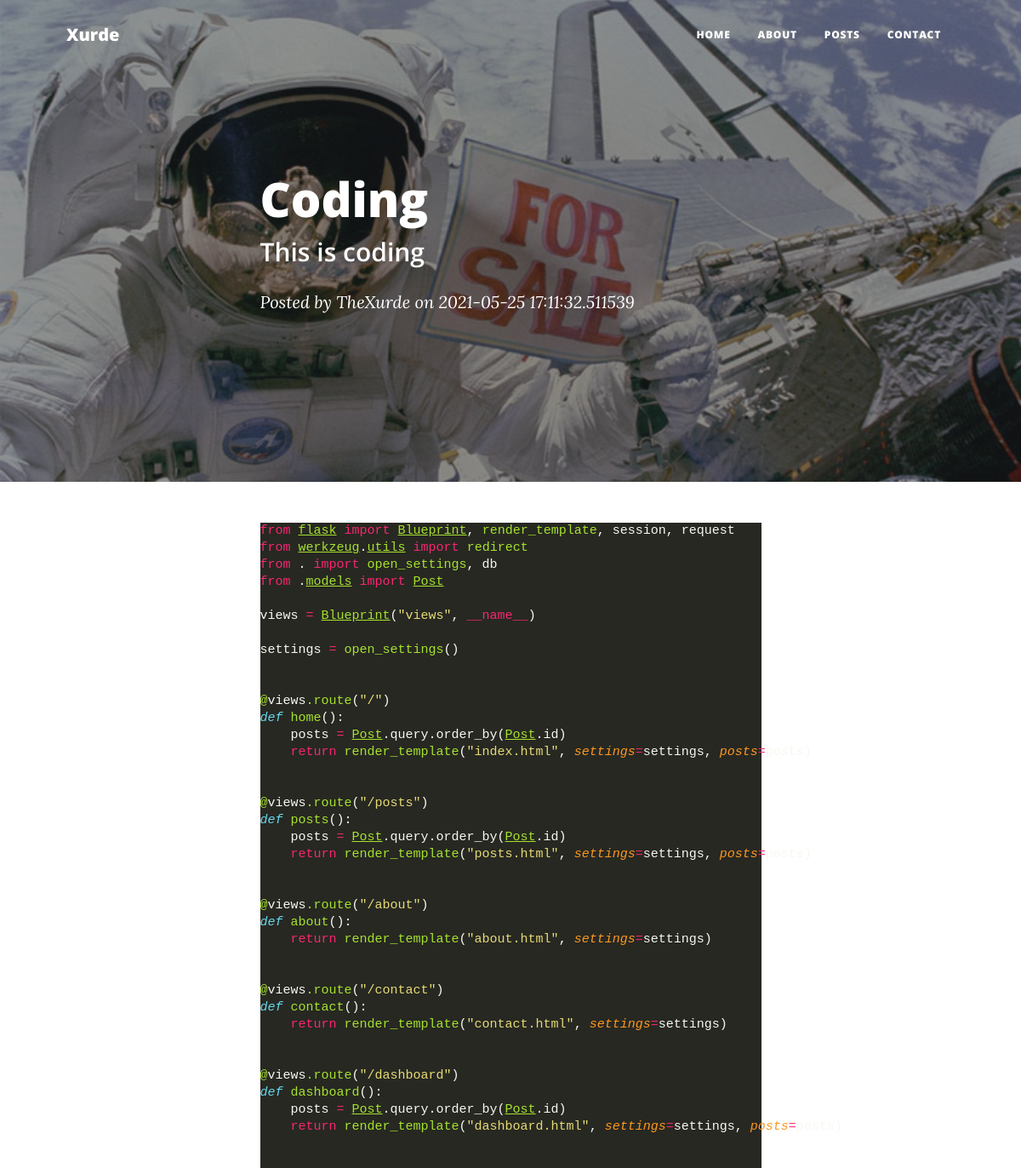
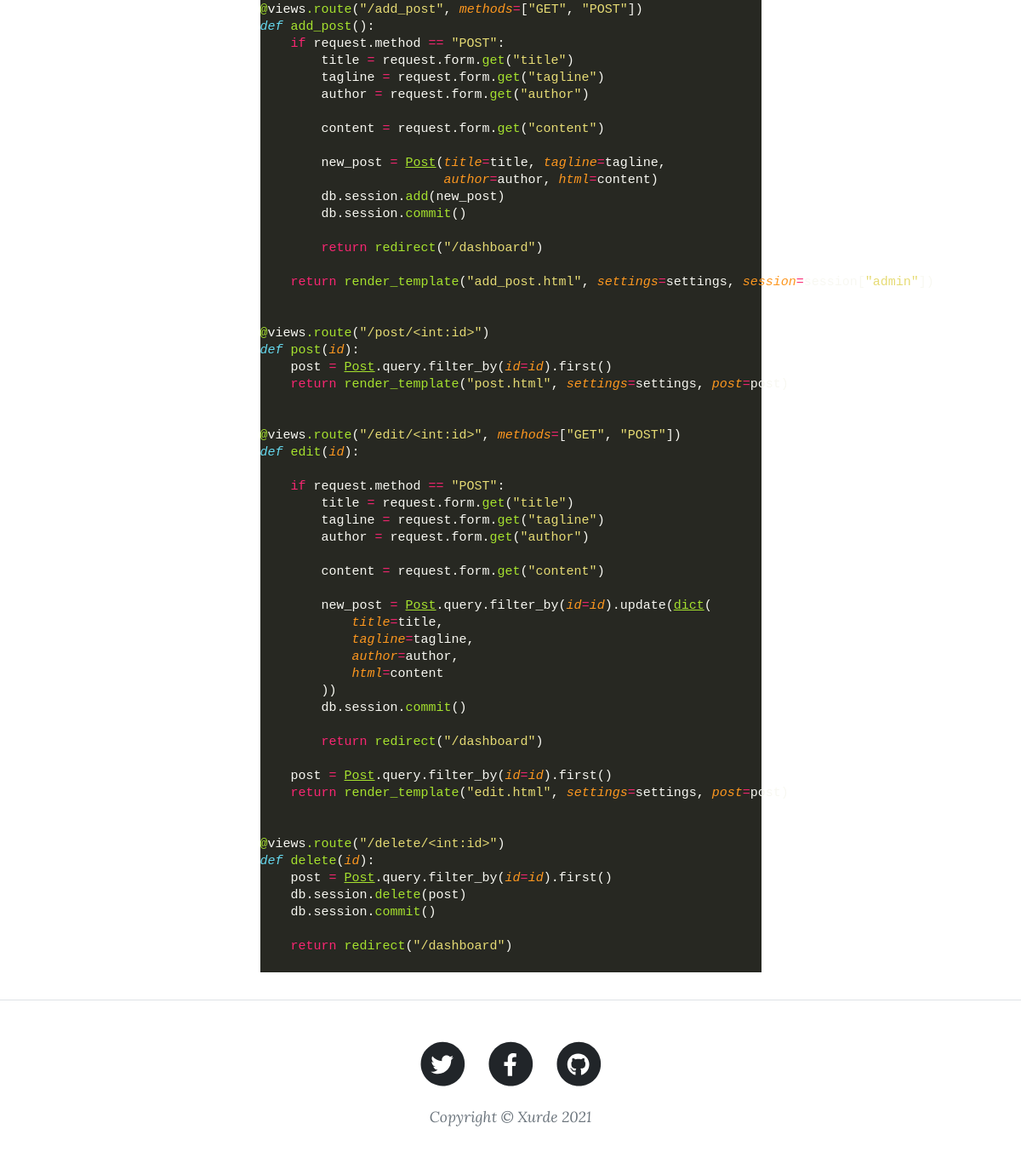
The app's page /post/4 with its own data (2 pictures, top to bottom).
### website/models.py (models this page shows)
class Post(db.Model):
    id = db.Column(db.Integer, primary_key=True)
    title = db.Column(db.String(1000))
    tagline = db.Column(db.String(1000))
    author = db.Column(db.String(1000))
    html = db.Column(db.Text)
    date_created = db.Column(db.DateTime, default=datetime.utcnow())

### website/views.py (the view)
@views.route("/post/<int:id>", methods=["GET", "POST"])
def post(id):
    post = Post.query.filter_by(id=id).first()
    return render_template("post.html", settings=settings, post=post)

### website/templates/post.html
{% extends 'base.html' %}
{% block content %}
<header class="masthead" style="background-image: url({{url_for("static",filename="assets/img/post-sample-image.jpg"
    )}})">
    <div class="container position-relative px-4 px-lg-5">
        <div class="row gx-4 gx-lg-5 justify-content-center">
            <div class="col-md-10 col-lg-8 col-xl-7">
                <div class="post-heading">
                    <h1>{{post.title}}</h1>
                    <h2 class="subheading">{{post.tagline}}</h2>
                    <span class="meta">
                        Posted by
                        <a href="#!">{{post.author}}</a>
                        on {{post.date_created}}
                    </span>
                </div>
            </div>
        </div>
    </div>
</header>
<article class="mb-4">
    <div class="container px-4 px-lg-5">
        <div class="row gx-4 gx-lg-5 justify-content-center">
            <div class="col-md-10 col-lg-8 col-xl-7">
                {{post.html|safe}}
            </div>
        </div>
    </div>
</article>
{% endblock content %}

### records on screen
Post: title "Coding", tagline "This is coding", author "TheXurde", date_created "2021-05-25 17:11:32.511539", html "from flask import Blueprint , render_template , session, request from werkzeug . utils import redirect from . import open_settings , db from . models import Post views = Blueprint ( \"views\" , __name__ ) settings = open_settings () @ views . route ( \"/\" ) def home (): posts = Post .query.order_by( Post .id) return render_template ( \"index.html\" , settings = settings, posts = @ views . route ( \"/posts\" ) def posts (): posts = Post .query.order_by( Post .id) return render_template ( \"posts.html\" , settings = settings, posts = @ views . route ( \"/about\" ) def about (): return render_template ( \"about.html\" , settings = settings) @ views . route ( \"/contact\" ) def contact (): return…"

### other values on screen
{{ settings.name }} "Xurde"
{{ settings.copyright_year }} "2021"
